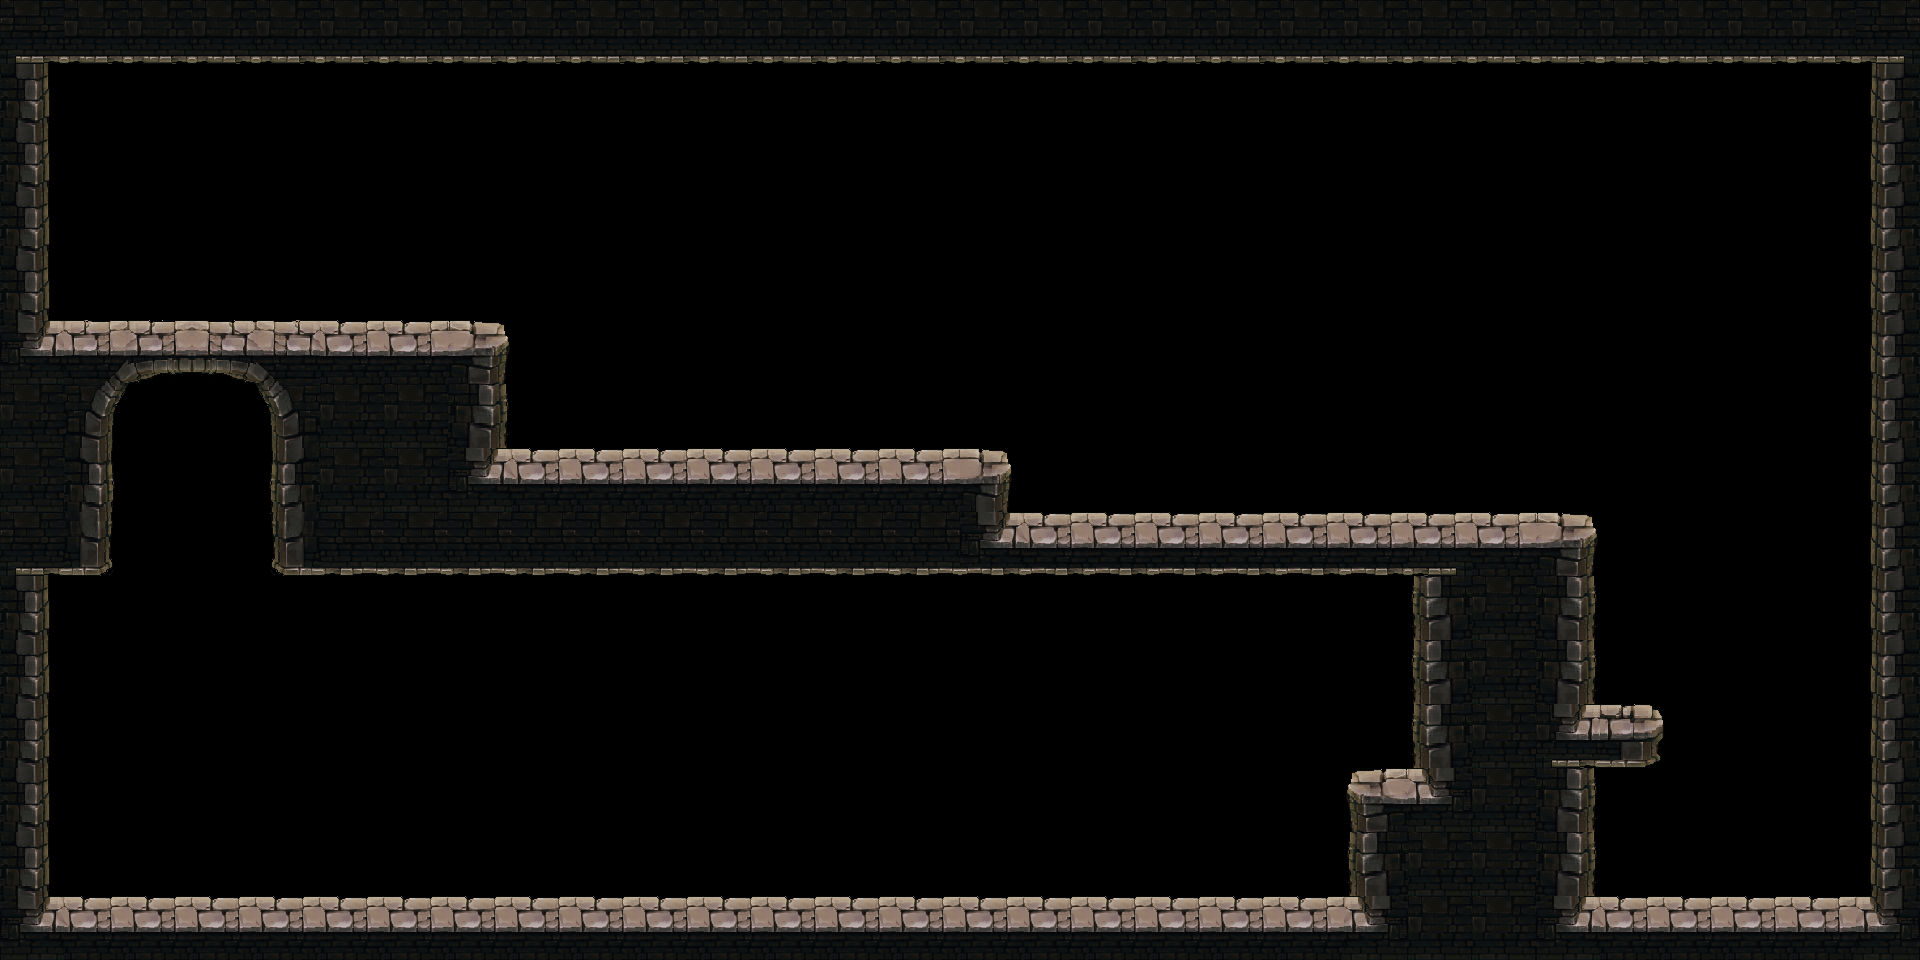

This is a level from a 2D game, rendered from its Tiled map with the project's own tilesets. A one-line summary and the complete map file follow:
An orthogonal 30x15 tile map with 64x64 px tiles, 2 tile layers (solido, plataforma).

<map version="1.0" tiledversion="1.0.3" orientation="orthogonal" renderorder="right-down" width="30" height="15" tilewidth="64" tileheight="64" nextobjectid="1">
 <tileset firstgid="1" name="Tileset_oficial_v2" tilewidth="64" tileheight="64" tilecount="288" columns="18">
  <image source="../PNGs/Tileset_oficial_v4.png" width="1152" height="1024" />
 </tileset>
 <layer name="solido" width="30" height="15">
  <data encoding="csv">
146,55,55,55,55,55,55,55,55,55,55,55,55,55,55,55,55,55,55,55,55,55,55,55,55,55,55,55,55,150,
164,0,0,0,0,0,0,0,0,0,0,0,0,0,0,0,0,0,0,0,0,0,0,0,0,0,0,0,0,204,
164,0,0,0,0,0,0,0,0,0,0,0,0,0,0,0,0,0,0,0,0,0,0,0,0,0,0,0,0,222,
164,0,0,0,0,0,0,0,0,0,0,0,0,0,0,0,0,0,0,0,0,0,0,0,0,0,0,0,0,222,
164,0,0,0,0,0,0,0,0,0,0,0,0,0,0,0,0,0,0,0,0,0,0,0,0,0,0,0,0,222,
236,152,0,0,160,237,237,70,0,0,0,0,0,0,0,0,0,0,0,0,0,0,0,0,0,0,0,0,0,222,
179,170,0,0,178,179,163,203,0,0,0,0,0,0,0,0,0,0,0,0,0,0,0,0,0,0,0,0,0,222,
179,100,0,0,104,179,179,236,237,237,237,237,237,237,237,61,0,0,0,0,0,0,0,0,0,0,0,0,0,222,
146,118,0,0,122,123,123,123,123,123,123,123,123,123,123,147,0,0,0,0,0,0,113,237,70,0,0,0,0,222,
164,0,0,0,0,0,0,0,0,0,0,0,0,0,0,0,0,0,0,0,0,0,183,184,185,0,0,0,0,222,
164,0,0,0,0,0,0,0,0,0,0,0,0,0,0,0,0,0,0,0,0,0,183,184,185,0,0,0,0,222,
164,0,0,0,0,0,0,0,0,0,0,0,0,0,0,0,0,0,0,0,0,0,183,184,39,0,0,0,0,222,
164,0,0,0,0,0,0,0,0,0,0,0,0,0,0,0,0,0,0,0,0,165,240,184,203,0,0,0,0,222,
218,0,0,0,0,0,0,0,0,0,0,0,0,0,0,0,0,0,0,0,0,183,202,202,203,0,0,0,0,222,
236,237,237,237,237,237,237,237,237,237,237,237,237,237,237,237,237,237,237,237,237,240,202,202,236,237,237,237,237,240
</data>
 </layer>
 <layer name="plataforma" width="30" height="15">
  <data encoding="csv">
0,0,0,0,0,0,0,0,0,0,0,0,0,0,0,0,0,0,0,0,0,0,0,0,0,0,0,0,0,0,
0,0,0,0,0,0,0,0,0,0,0,0,0,0,0,0,0,0,0,0,0,0,0,0,0,0,0,0,0,0,
0,0,0,0,0,0,0,0,0,0,0,0,0,0,0,0,0,0,0,0,0,0,0,0,0,0,0,0,0,0,
0,0,0,0,0,0,0,0,0,0,0,0,0,0,0,0,0,0,0,0,0,0,0,0,0,0,0,0,0,0,
0,0,0,0,0,0,0,0,0,0,0,0,0,0,0,0,0,0,0,0,0,0,0,0,0,0,0,0,0,0,
0,0,153,67,0,0,0,0,0,0,0,0,0,0,0,0,0,0,0,0,0,0,0,0,0,0,0,0,0,0,
0,0,0,0,0,0,0,0,0,0,0,0,0,0,0,0,0,0,0,0,0,0,0,0,0,0,0,0,0,0,
0,0,0,0,0,0,0,0,0,0,0,0,0,0,0,0,0,0,0,0,0,0,0,0,0,0,0,0,0,0,
0,0,0,0,0,0,0,0,0,0,0,0,0,0,0,0,148,148,148,148,148,148,0,0,0,0,0,0,0,0,
0,0,0,0,0,0,0,0,0,0,0,0,0,0,0,0,0,0,0,0,0,0,0,0,0,0,0,0,0,0,
0,0,0,0,0,0,0,0,0,0,0,0,0,0,0,0,0,0,0,0,0,0,0,0,0,0,0,0,0,0,
0,0,0,0,0,0,0,0,0,0,0,0,0,0,0,0,0,0,0,0,0,0,0,0,0,232,0,0,0,0,
0,0,0,0,0,0,0,0,0,0,0,0,0,0,0,0,0,0,0,0,0,0,0,0,0,0,0,0,0,0,
0,0,0,0,0,0,0,0,0,0,0,0,0,0,0,0,0,0,0,0,0,0,0,0,0,0,0,0,0,0,
0,0,0,0,0,0,0,0,0,0,0,0,0,0,0,0,0,0,0,0,0,0,0,0,0,0,0,0,0,0
</data>
 </layer>
</map>
